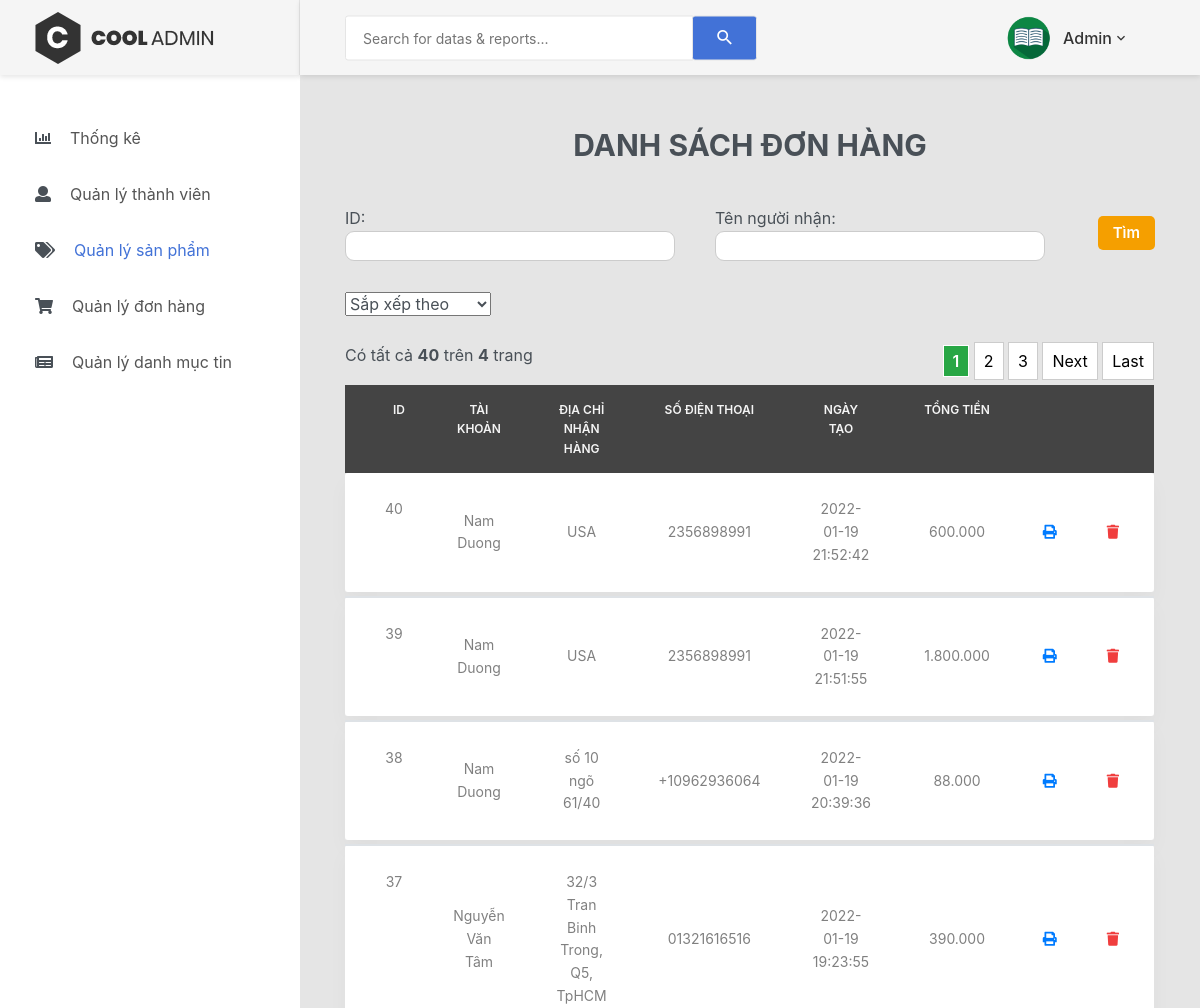
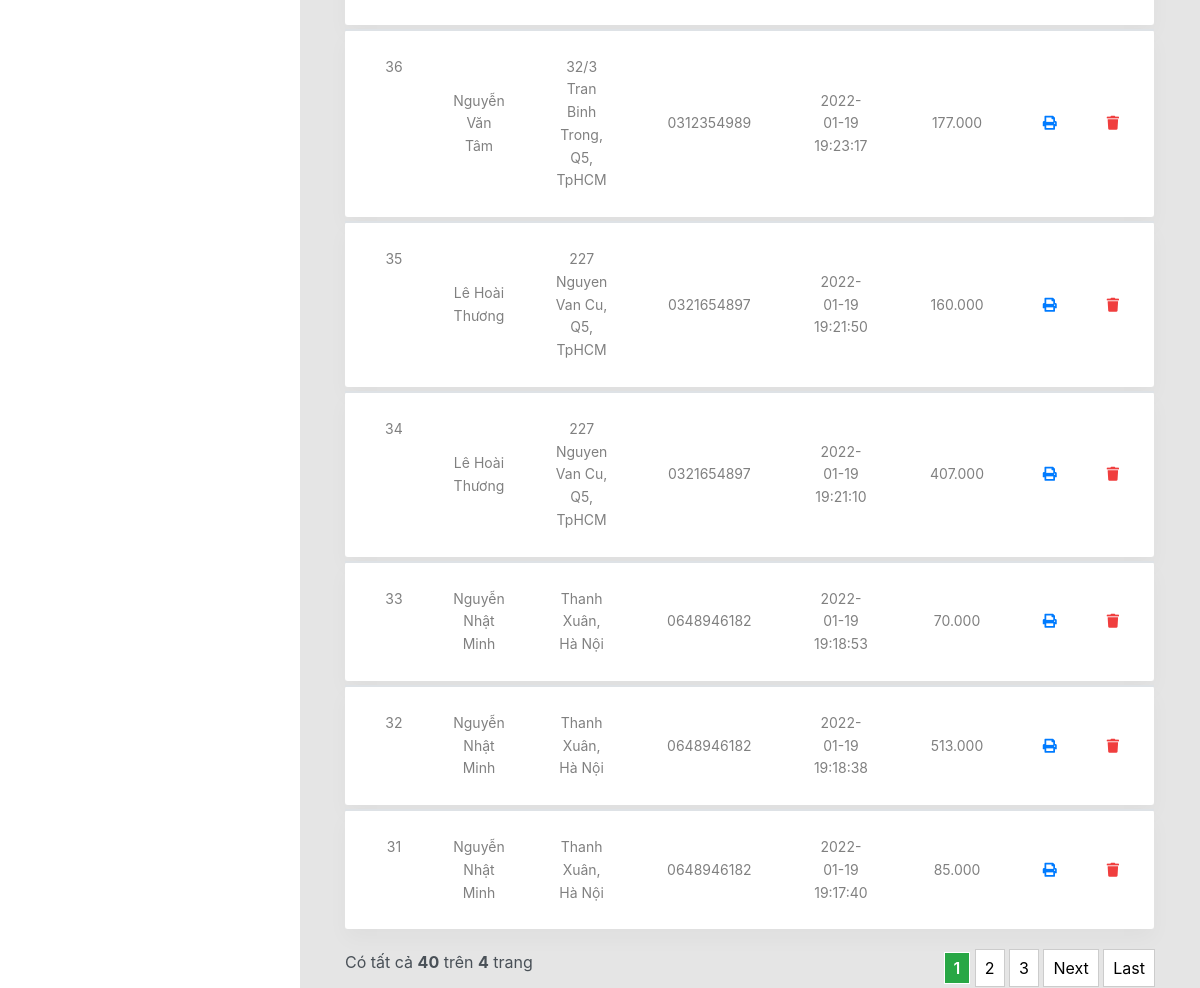
Page /admin/order.php (signed in) on the committed database (2 pictures, top to bottom).
### tables this page shows
CREATE TABLE `orders` (
  `id` int(11) NOT NULL,
  `customer_id` int(11) DEFAULT NULL,
  `fullname` varchar(255) NOT NULL,
  `phone` varchar(255) DEFAULT NULL,
  `address` varchar(500) NOT NULL,
  `note` text DEFAULT NULL,
  `total` int(11) NOT NULL,
  `created_date` datetime NOT NULL,
  `required_date` date DEFAULT NULL,
  `status` tinyint(4) NOT NULL DEFAULT 1,
  `last_updated` datetime NOT NULL
);

CREATE TABLE `customers` (
  `id` int(11) NOT NULL,
  `username` varchar(100) DEFAULT NULL,
  `password` varchar(150) DEFAULT NULL,
  `first_name` varchar(50) DEFAULT NULL,
  `last_name` varchar(50) DEFAULT NULL,
  `avatar` varchar(255) DEFAULT NULL,
  `birthday` date DEFAULT NULL,
  `phone` varchar(11) DEFAULT NULL,
  `address` varchar(255) DEFAULT NULL,
  `email` varchar(255) DEFAULT NULL,
  `status` tinyint(4) NOT NULL DEFAULT 1,
  `money_spent` float NOT NULL DEFAULT 0,
  `last_updated` datetime NOT NULL,
  `created_date` datetime NOT NULL
);

### admin/order.php (the view, shortened to what this page needs)
<?php
    include 'header.php';
     ?>
   <body>
        <?php if (empty($_SESSION['current_user'])) { ?>
            <a href="login.php">Đăng nhập để vào trang Admin</a>
            <?php
         } else {
        include 'menu_sidebar.php';
        ?>
        <div class="page-container">
    <?php
        include 'admin_navbar.php';
    $config_name = "order";
    $config_title = "ĐƠN HÀNG   ";
        $item_per_page = (!empty($_GET['per_page'])) ? $_GET['per_page'] : 10;
        $current_page = (!empty($_GET['page'])) ? $_GET['page'] : 1;
        $offset = ($current_page - 1) * $item_per_page;
        if(!empty($where)){
            $orders = mysqli_query($con, "SELECT `orders`.*,`customers`.`first_name`,`customers`.`last_name`
            FROM `orders` INNER JOIN `customers` ON `customers`.id = `orders`.`customer_id`
            WHERE (".$where.")
            ORDER BY `id` DESC LIMIT " . $item_per_page . " OFFSET " . $offset);
        }else{
            $orders = mysqli_query($con, "SELECT `orders`.*,`customers`.`first_name`,`customers`.`last_name`
            FROM `orders` INNER JOIN `customers` ON `customers`.id = `orders`.`customer_id`
            ORDER BY `id` DESC LIMIT " . $item_per_page . " OFFSET " . $offset);
        }
    ?>
            <div class="main-content">
                <div class="section__content section__content--p30">
                    <div class="container-fluid">
                        <p style="text-align:center;padding: 5px;font-size: 30px;"><b>DANH SÁCH <?= $config_title ?></b></p>
                        <div class="row">
                            <div class="col-md-12" style="margin-bottom:10px">
                                <form id="<?= $config_name ?>-search-form" action="<?= $config_name ?>.php?action=search" method="POST">
                                    <fieldset class="flex-fieldset">
                                        <p>ID: <input class="input-area" type="text" name="id" value="<?= !empty($id) ? $id : "" ?>" /> </p>
                                        <p>Tên người nhận: <input class="input-area" type="text" name="fullname" value="<?= !empty($fullname) ? $fullname : "" ?>" /> </p>
                                        <input class="button" type="submit" value="Tìm" />
                                    </fieldset>
                                </form>
                                <select name="sort" id="sort" onchange="this.options[this.selectedIndex].value && (window.location = this.options[this.selectedIndex].value);">
                                    <option value="" hidden selected>Sắp xếp theo</option>
                                </select>
                            </div>
                            <div class="col-md-12">
                                <div class="table-responsive table-responsive-data2">
                            <?php
                            include './pagination.php';
                            ?>
                                    <table class="table table-data2" style="margin-top:5px;">
                                        <thead style="background-color:#444;color:#f4f4f4">
                                            <tr>
                                                <th style="color:#f4f4f4;text-align: center;">ID</th>
                                                <th style="color:#f4f4f4;text-align: center;">Tài khoản</th>
                                                <th style="color:#f4f4f4;text-align: center;">Địa chỉ nhận hàng</th>
                                                <th style="color:#f4f4f4;text-align: center;width: 15%;">Số điện thoại</th>
                                                <th style="color:#f4f4f4;text-align: center;">Ngày tạo</th>
                                                <th style="color:#f4f4f4;text-align: center;width: 15%;">Tổng tiền</th>
                                                <th></th>
                                                <th></th>
                                            </tr>
                                        </thead>
                                <?php  while ($row = mysqli_fetch_array($orders)) { ?>
                                        <tbody>
                                            <tr class="tr-shadow">
                                                <td style="text-align:center;"><?=$row['id']?></td>
                                                <td style="text-align:center;"><?=$row['first_name']." ".$row['last_name']?></td>
                                                <td style="text-align:center;"><?=$row['address']?></td>
                                                <td style="text-align:center;"><?=$row['phone']?></td>
                                                <td style="text-align:center;"><?=$row['created_date']?></td>
                                                <td style="text-align:center;"><?= number_format($row['total'], 0, ",", ".")?></td>
                                                <td style="text-align:center;"><a class="fa fa-print" href="order_printing.php?id=<?=$row['id']?>" target="_blank"></a></td>
                                                <td style="text-align:center;"><a class="fa fa-trash" href="order_delete.php?id=<?=$row['id']?>"></a></td>
                                            </tr><tr class="spacer"></tr>
                                        </tbody>
                                 <?php  } ?>
                                    </table>
                                </div>
                            <?php
                            include './pagination.php';
                            ?>
                            </div>
                        </div>
                    </div>
                </div>
            </div>
    </div>
    <?php } ?>
</body>
</html>

### admin/order.php (style rules this page uses)
* { margin: 0; padding: 0; box-sizing: border-box; font-family: -apple-system,BlinkMacSystemFont,"Segoe UI",Roboto,"Helvetica Neue",Arial,sans-serif,"Apple Color Emoji","Segoe UI Emoji","Segoe UI Symbol","Noto Color Emoji"; color: #495057; }
.fa-trash { color: #f03e3e; }
.flex-fieldset { margin-top: 30px; display: flex; gap: 40px; margin-bottom: 30px; align-items: center; }
.input-area { height: 30px; width: 330px; right: 10px; border-radius: 9px; border: 1px solid #ccc; padding: 5px; }
.button { font-size: 15px; font-weight: 600; background-color: #f59f00; color: #fff; text-decoration: none; cursor: pointer; border-radius: 5px; border: 0; padding: 5px 15px; }

### rows in the picture
orders: id "40", customer.first_name "Nam", customer.last_name "Duong", address "USA", phone "2356898991", created_date "2022-01-19 21:52:42", total "600.000"
orders: id "39", customer.first_name "Nam", customer.last_name "Duong", address "USA", phone "2356898991", created_date "2022-01-19 21:51:55", total "1.800.000"
orders: id "38", customer.first_name "Nam", customer.last_name "Duong", address "số 10 ngõ 61/40", phone "+10962936064", created_date "2022-01-19 20:39:36", total "88.000"
orders: id "37", customer.first_name "Nguyễn Văn", customer.last_name "Tâm", address "32/3 Tran Binh Trong, Q5, TpHCM", phone "01321616516", created_date "2022-01-19 19:23:55", total "390.000"
orders: id "36", customer.first_name "Nguyễn Văn", customer.last_name "Tâm", address "32/3 Tran Binh Trong, Q5, TpHCM", phone "0312354989", created_date "2022-01-19 19:23:17", total "177.000"
orders: id "35", customer.first_name "Lê Hoài", customer.last_name "Thương", address "227 Nguyen Van Cu, Q5, TpHCM", phone "0321654897", created_date "2022-01-19 19:21:50", total "160.000"
orders: id "34", customer.first_name "Lê Hoài", customer.last_name "Thương", address "227 Nguyen Van Cu, Q5, TpHCM", phone "0321654897", created_date "2022-01-19 19:21:10", total "407.000"
orders: id "33", customer.first_name "Nguyễn Nhật", customer.last_name "Minh", address "Thanh Xuân, Hà Nội", phone "0648946182", created_date "2022-01-19 19:18:53", total "70.000"
orders: id "32", customer.first_name "Nguyễn Nhật", customer.last_name "Minh", address "Thanh Xuân, Hà Nội", phone "0648946182", created_date "2022-01-19 19:18:38", total "513.000"
orders: id "31", customer.first_name "Nguyễn Nhật", customer.last_name "Minh", address "Thanh Xuân, Hà Nội", phone "0648946182", created_date "2022-01-19 19:17:40", total "85.000"

### other values in the picture
$currentUser['last_name'] "Admin"
$config_title "ĐƠN HÀNG"
$totalRecords "40 40"
$totalPages "4 4"
